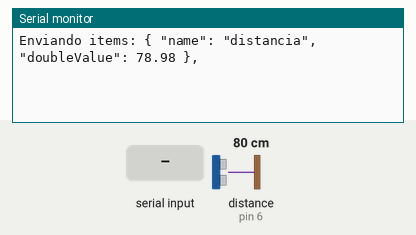
The sketch below on a simulated Arduino Uno, built with avr-gcc and run on an emulated ATmega328P. Parts: the last lines printed to the serial monitor. Wiring (inferred from the names in the program): ultrasonic range finder: trigger pin 5; echo pin 6. Inputs (shaded band) come from the test bench; at power-on: distance to the obstacle (sensor on pin 6) 80 cm. The echo pulse lasts 58.3 µs per cm.

Above: at 1.2 s.
1.3 s: "1\n" received over Serial
At 3.0 s:
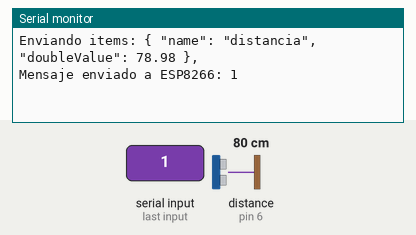
3.5 s: "1\n" received over the second serial link
At 4.2 s:
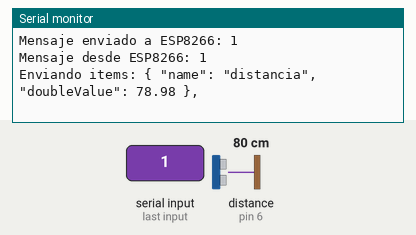
5.0 s: "0\n" received over Serial
At 6.3 s:
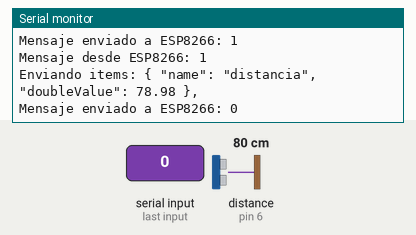
6.5 s: "0\n" received over the second serial link
At 7.7 s:
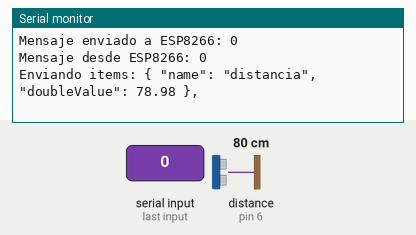

The sketch:

main.ino
```cpp
#include <SoftwareSerial.h>

#define TRIGGER 5
#define ECHO 6

long duration;
bool isBusy;
String items;

const int rxPin = 10;
const int txPin = 11;

SoftwareSerial espSerial(rxPin, txPin);


void setup() {
  Serial.begin(9600);
  espSerial.begin(9600);

  pinMode(TRIGGER, OUTPUT);
  pinMode(ECHO, INPUT);
}

void handleMessages() {
  if (espSerial.available()) {
    String espData = espSerial.readStringUntil('\n');
    Serial.println("Mensaje desde ESP8266: " + espData + "");
    isBusy = false;
  }

  if (Serial.available()) {
    String arduinoData = Serial.readStringUntil('\n');
    espSerial.print(arduinoData);
    espSerial.print('\n');
    Serial.println("Mensaje enviado a ESP8266: " + arduinoData + "");
  }
}

void handleItems() {
  items = "";

  items = items + obtenerItemDouble("distancia", medirDistancia());


  Serial.println("Enviando items: " + items + "");

  espSerial.print(items);
  espSerial.print('\n');
  isBusy = true;
}


void loop() {
  handleMessages();

  if (isBusy) {
    return;
  }

  handleItems();

  delay(2000);
}


String obtenerItemDouble(String name, double value) {
  return "{ \"name\": \"distancia\", \"doubleValue\": " + String(value) + " },";
}


double medirDistancia() {
  digitalWrite(TRIGGER, LOW);
  delayMicroseconds(2);

  digitalWrite(TRIGGER, HIGH);
  delayMicroseconds(10);
  digitalWrite(TRIGGER, LOW);

  duration = pulseIn(ECHO, HIGH);

  double distancia = duration * 0.034 / 2;

  return distancia;
}
```

Measured:
- after the input at 1.3 s, the serial monitor: prints a new line after 0.76 s (image 1)
- after the input at 3.5 s, the serial monitor: prints a new line at once (image 2)
- after the input at 5.0 s, the serial monitor: prints a new line after 0.58 s (image 3)
- after the input at 6.5 s, the serial monitor: prints a new line at once (image 4)
